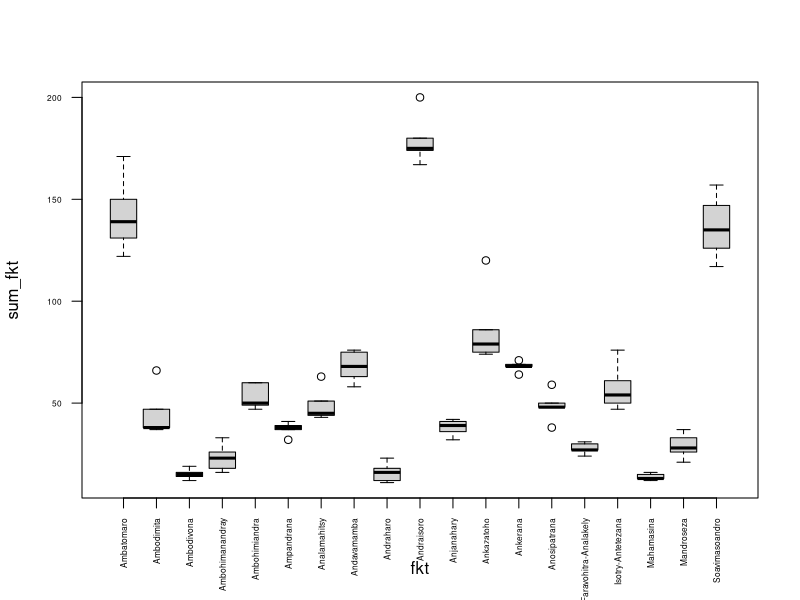

Write the R code that produced this figure.
## ---- chunk 1
library(tidyverse)
library(tidyr)
library(dplyr)

## ---- chunk 2
com <- read.csv("DogCountDataRaw.csv")
summary(com)

com <- com %>%
    mutate(
    date = as.Date(`Date.Created`, format = "%d/%m/%Y"),
    fkt = case_when(
      date >= as.Date("2024-06-28") & date <= as.Date("2024-07-04") ~ "Andraisoro",
      date >= as.Date("2024-07-05") & date <= as.Date("2024-07-11") & UserName == "Equipe01"  ~ "Mandroseza",
      date >= as.Date("2024-07-05") & date <= as.Date("2024-07-11") & UserName == "Equipe02"  ~ "Mandroseza",
      date >= as.Date("2024-07-05") & date <= as.Date("2024-07-11") & UserName == "Equipe03"  ~ "Mandroseza",
      date >= as.Date("2024-07-05") & date <= as.Date("2024-07-11") & UserName == "Equipe04"  ~ "Ambohimiandra",
      date >= as.Date("2024-07-05") & date <= as.Date("2024-07-11") & UserName == "Equipe05"  ~ "Ambohimiandra",
      date >= as.Date("2024-07-05") & date <= as.Date("2024-07-11") & UserName == "Equipe06"  ~ "Ambohimiandra",
      date >= as.Date("2024-07-05") & date <= as.Date("2024-07-11") & UserName == "Equipe07"  ~ "Ambohimiandra",
      date >= as.Date("2024-07-05") & date <= as.Date("2024-07-11") & UserName == "Equipe08"  ~ "Ambohimiandra",
      date >= as.Date("2024-07-05") & date <= as.Date("2024-07-11") & UserName == "Equipe09"  ~ "Ambohimiandra",
      date >= as.Date("2024-07-05") & date <= as.Date("2024-07-11") & UserName == "Equipe10"  ~ "Ambohimiandra",
      
      date >= as.Date("2024-07-12") & date <= as.Date("2024-07-18") & UserName == "Equipe02"  ~ "Ambodimita",
      date >= as.Date("2024-07-12") & date <= as.Date("2024-07-18") & UserName == "Equipe03"  ~ "Ambodimita",
      date >= as.Date("2024-07-12") & date <= as.Date("2024-07-18") & UserName == "Equipe04"  ~ "Ambodimita",
      date >= as.Date("2024-07-12") & date <= as.Date("2024-07-18") & UserName == "Equipe05"  ~ "Ambodimita",
      date >= as.Date("2024-07-12") & date <= as.Date("2024-07-18") & UserName == "Equipe06"  ~ "Ambodimita",
      date >= as.Date("2024-07-12") & date <= as.Date("2024-07-18") & UserName == "Equipe07"  ~ "Ambodimita",
      date >= as.Date("2024-07-12") & date <= as.Date("2024-07-18") & UserName == "Equipe08"  ~ "Ambodimita",
      date >= as.Date("2024-07-12") & date <= as.Date("2024-07-18") & UserName == "Equipe09"  ~ "Ambodimita",
      date >= as.Date("2024-07-12") & date <= as.Date("2024-07-18") & UserName == "Equipe01"  ~ "Ambohimanandray",
      date >= as.Date("2024-07-12") & date <= as.Date("2024-07-18") & UserName == "Equipe10"  ~ "Ambohimanandray",
      
      date >= as.Date("2024-07-19") & date <= as.Date("2024-07-25")  ~ "Analamahitsy",
      
      date >= as.Date("2024-07-26") & date <= as.Date("2024-08-01") & UserName == "Equipe05"  ~ "Andraharo",
      date >= as.Date("2024-07-26") & date <= as.Date("2024-08-01") & UserName == "Equipe07"  ~ "Andraharo",
      date >= as.Date("2024-07-26") & date <= as.Date("2024-08-01") & UserName == "Equipe08"  ~ "Andraharo",
      date >= as.Date("2024-07-26") & date <= as.Date("2024-08-01") & UserName == "Equipe02"  ~ "Ambodivona",
      date >= as.Date("2024-07-26") & date <= as.Date("2024-08-01") & UserName == "Equipe04"  ~ "Ambodivona",
      date >= as.Date("2024-07-26") & date <= as.Date("2024-08-01") & UserName == "Equipe01"  ~ "Anjanahary",
      date >= as.Date("2024-07-26") & date <= as.Date("2024-08-01") & UserName == "Equipe03"  ~ "Anjanahary",
      date >= as.Date("2024-07-26") & date <= as.Date("2024-08-01") & UserName == "Equipe06"  ~ "Anjanahary",
      date >= as.Date("2024-07-26") & date <= as.Date("2024-08-01") & UserName == "Equipe09"  ~ "Anjanahary",
      date >= as.Date("2024-07-26") & date <= as.Date("2024-08-01") & UserName == "Equipe10"  ~ "Anjanahary",
      
      date >= as.Date("2024-08-02") & date <= as.Date("2024-08-08") & UserName == "Equipe05" ~ "Isotry-Antetezana",
      date >= as.Date("2024-08-02") & date <= as.Date("2024-08-08") & UserName == "Equipe07" ~ "Isotry-Antetezana",
      date >= as.Date("2024-08-02") & date <= as.Date("2024-08-08") & UserName == "Equipe02"  ~ "Faravohitra-Analakely",
      date >= as.Date("2024-08-02") & date <= as.Date("2024-08-08") & UserName == "Equipe03"  ~ "Faravohitra-Analakely",
      date >= as.Date("2024-08-02") & date <= as.Date("2024-08-08") & UserName == "Equipe04"  ~ "Faravohitra-Analakely",
      date >= as.Date("2024-08-02") & date <= as.Date("2024-08-08") & UserName == "Equipe01"  ~ "Faravohitra-Analakely",
      date >= as.Date("2024-08-02") & date <= as.Date("2024-08-08") & UserName == "Equipe06"  ~ "Mahamasina",
      date >= as.Date("2024-08-02") & date <= as.Date("2024-08-08") & UserName == "Equipe08"  ~ "Mahamasina",
      date >= as.Date("2024-08-02") & date <= as.Date("2024-08-08") & UserName == "Equipe09"  ~ "Mahamasina",
      date >= as.Date("2024-08-02") & date <= as.Date("2024-08-08") & UserName == "Equipe10"  ~ "Mahamasina",
      
      date >= as.Date("2024-08-09") & date <= as.Date("2024-08-16") & UserName == "Equipe06"  ~ "Andavamamba",
      date >= as.Date("2024-08-09") & date <= as.Date("2024-08-16") & UserName == "Equipe05"  ~ "Andavamamba",
      date >= as.Date("2024-08-09") & date <= as.Date("2024-08-16") & UserName == "Equipe07"  ~ "Andavamamba",
      date >= as.Date("2024-08-09") & date <= as.Date("2024-08-16") & UserName == "Equipe04"  ~ "Anosipatrana",
      date >= as.Date("2024-08-09") & date <= as.Date("2024-08-16") & UserName == "Equipe09"  ~ "Anosipatrana",
      date >= as.Date("2024-08-09") & date <= as.Date("2024-08-16") & UserName == "Equipe10"  ~ "Anosipatrana",
      date >= as.Date("2024-08-09") & date <= as.Date("2024-08-16") & UserName == "Equipe01"  ~ "Ankazatoho",
      date >= as.Date("2024-08-09") & date <= as.Date("2024-08-16") & UserName == "Equipe02"  ~ "Ankazatoho",
      date >= as.Date("2024-08-09") & date <= as.Date("2024-08-16") & UserName == "Equipe03"  ~ "Ankazatoho",
      date >= as.Date("2024-08-09") & date <= as.Date("2024-08-16") & UserName == "Equipe08"  ~ "Ankazatoho",

      date >= as.Date("2024-08-19") & date <= as.Date("2024-08-23")  ~ "Ankerana",
      
      date >= as.Date("2024-08-26") & date <= as.Date("2024-08-30")  ~ "Soavimasoandro",
      
      date >= as.Date("2024-10-10") & date <= as.Date("2024-10-16") ~ "Ampandrana",
      date >= as.Date("2024-10-17") & date <= as.Date("2024-10-31") ~ "Ambatomaro",
                  TRUE ~ NA
    )
  )
View(com)
## ---- chunk 3
#check if all fkt exist
unique(com$fkt)

#check if all days have been asigned to a fkt
com %>% filter(is.na(fkt)) %>% distinct(date)
## ---- chunk 4
#retain only variables pertaining to count, fokontany and date
com_clean <- com %>% 
  mutate (n = nombre.de.chien) %>%
  dplyr::select(date, n, fkt) %>% 
  filter(!is.na(fkt))

#sum per day per fokontany
sumfktday <-com_clean %>%
  group_by(date, fkt) %>%
  summarise(sum_fkt = sum(n, na.rm = TRUE))

#mean, min, max and variance of the daily counts per fokontany
summary_fkt <-sumfktday %>%
  group_by(fkt) %>%
  summarise(minfkt= min(sum_fkt),
            maxfkt= max(sum_fkt),
            meanfkt = mean(sum_fkt),
            varfkt = var(sum_fkt) 
            ) %>%
  mutate(id = c(1:19))

#visualize
summary_fkt

boxplot(sum_fkt ~ fkt, data = sumfktday, las = 2, cex.axis = 0.5)

## ---- chunk 5
#retain only count, fokontany and date
com_clean_transect <- com %>% 
  mutate (
    n = nombre.de.chien,
    transect = paste(fkt, UserName), 
    date = as.Date(date, format = "%d/%m/%Y")) %>%
  select(date, n, fkt, transect) %>% 
  arrange(date, transect) %>%
  filter(!is.na(fkt)) 

head(com_clean_transect)
unique(com_clean_transect$transect)

#sum per day per transect
sum_transect_day <-com_clean_transect %>%
  group_by(fkt, transect, date) %>%
  summarise(sum_transect = sum(n, na.rm = TRUE))

#mean, min, max and variance of the daily counts per transect
summary_transect <- sum_transect_day %>%
  group_by(transect) %>%
  summarise(
    mean_transect = mean(sum_transect, na.rm = TRUE),
    max_transect = max(sum_transect, na.rm = TRUE),
    min_transect = min(sum_transect, na.rm = TRUE),
    variance_transect = var(sum_transect, na.rm = TRUE)
  )

summary_transect

## ---- chunk 6
sfd_ranks <- sumfktday %>%
  group_by(fkt) %>%
  arrange(fkt, date) %>%
  mutate(repetition = row_number())

obs_matrix_fkt <- sfd_ranks %>%
  dplyr::select(fkt, sum_fkt, repetition) %>%
  pivot_wider(
    names_from = repetition,
    values_from = sum_fkt) %>%
  ungroup() %>% 
  dplyr::select(- fkt) %>%
  as.matrix()
  
obs_matrix_fkt

write.csv(obs_matrix_fkt, "obs_matrix_fkt.csv")
## ---- chunk 7
sum_transect_day_ranked <- sum_transect_day %>%
  group_by(transect) %>%
  mutate(repetition = row_number()) %>%
  ungroup()

obs_matrix_transect <- sum_transect_day_ranked %>%
  select(transect, repetition, sum_transect) %>%
  pivot_wider(
    names_from = repetition,
    values_from = sum_transect) %>%
  ungroup() %>% 
  select(- transect) %>%
  as.matrix()
 
obs_matrix_transect

write.csv(obs_matrix_transect, "obs_matrix_transect.csv")
